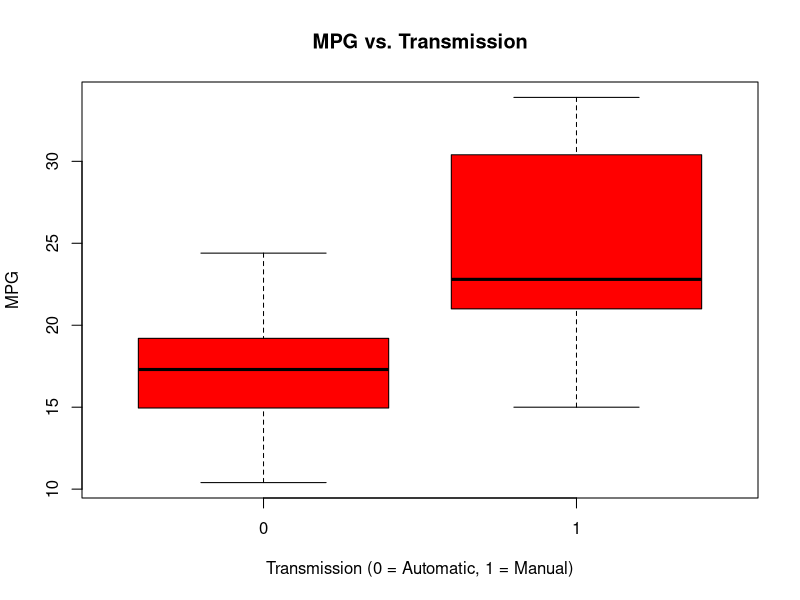
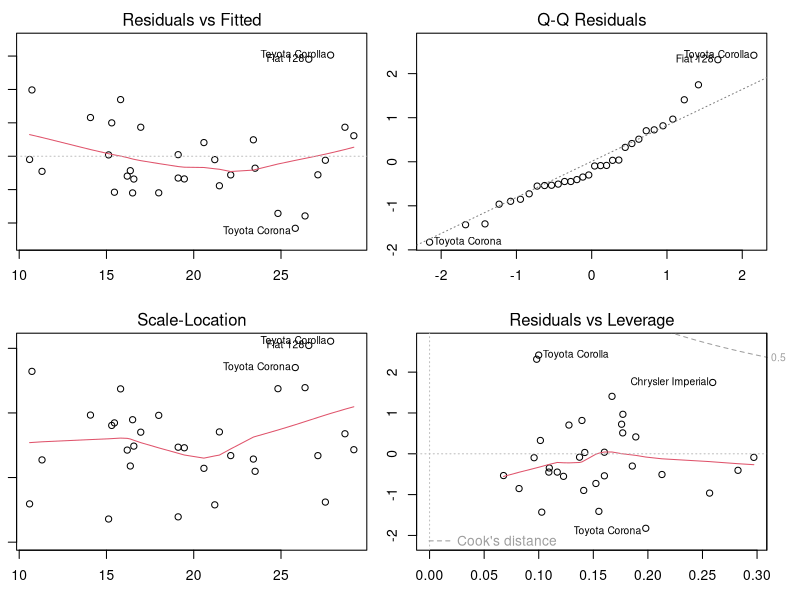

Source code (R) for these figures, in order:
## ---- chunk 1
data(mtcars)
boxplot(mtcars$mpg ~ mtcars$am, xlab = "Transmission (0 = Automatic, 1 = Manual)", 
        ylab = "MPG", main = "MPG vs. Transmission", col = "red")
## ---- chunk 2
fit1 <- lm(mpg ~ cyl + wt, mtcars); fit2 <- lm(mpg ~ cyl + wt + disp, mtcars)
fit3 <- lm(mpg ~ cyl + wt + am, mtcars); fit4 <- lm(mpg ~ cyl + wt + disp + am, mtcars)
## ---- chunk 3
par(mfrow = c(2,2), mar = c(3,1,2,2)); plot(fit4)
## ---- chunk 4
summary(aov(mpg ~ ., data = mtcars))
## ---- chunk 5
summary(fit1)
summary(fit2)
summary(fit3)
summary(fit4)
